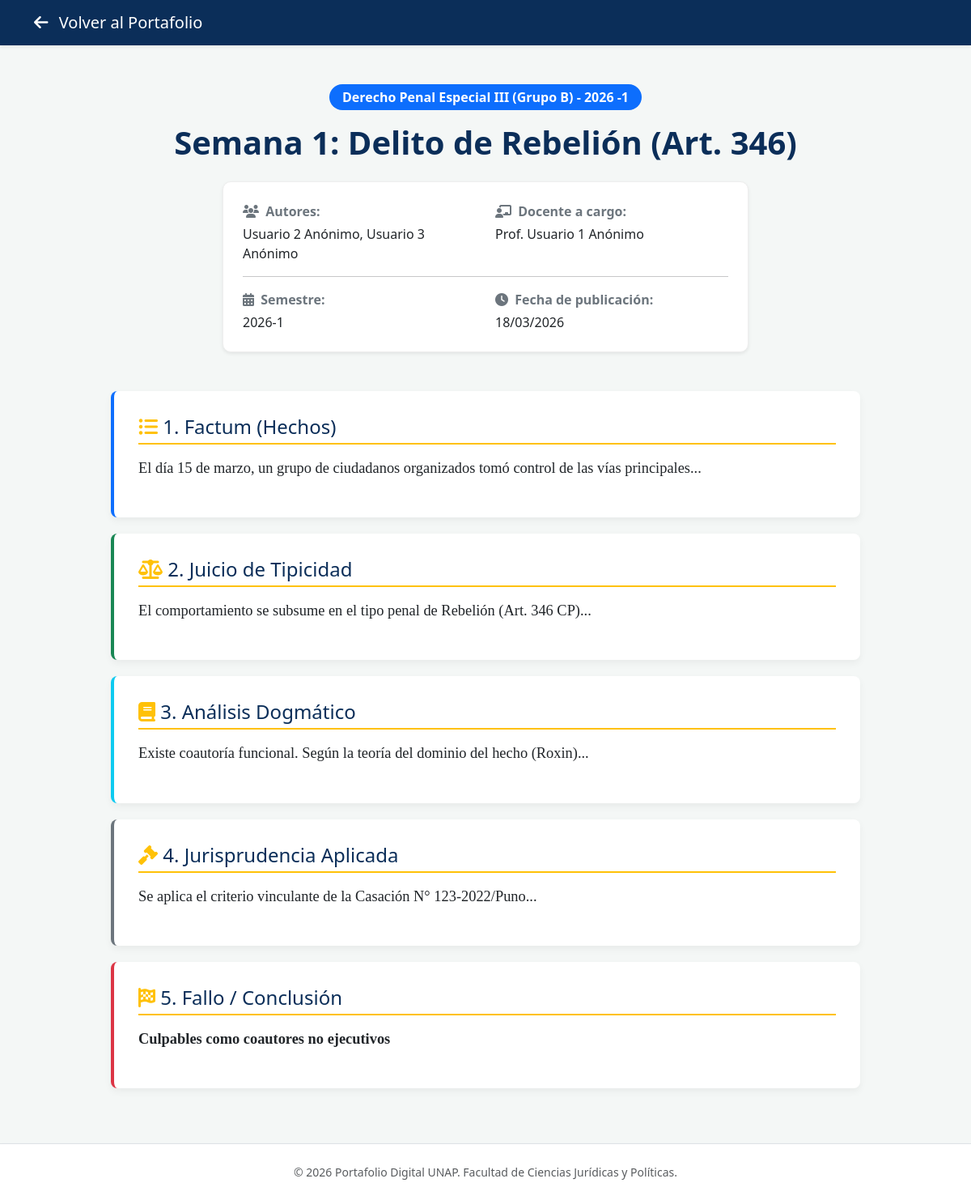
The app's page /detalle_publico.php?id=4 with its own data.
### tables this page shows
CREATE TABLE `envios_fichas` (
  `id` int(11) NOT NULL,
  `actividad_id` int(11) NOT NULL,
  `lider_id` int(11) NOT NULL,
  `factum` text NOT NULL,
  `tipicidad` text NOT NULL,
  `dogmatica` text NOT NULL,
  `jurisprudencia` text NOT NULL,
  `fallo` text NOT NULL,
  `fecha_envio` timestamp NULL DEFAULT current_timestamp(),
  `estado` varchar(50) DEFAULT 'Pendiente',
  `calificacion` decimal(5,2) DEFAULT NULL,
  `respuestas_json` text DEFAULT NULL,
  `retroalimentacion` text DEFAULT NULL
);

CREATE TABLE `cursos` (
  `id` int(11) NOT NULL,
  `nombre_curso` varchar(150) NOT NULL,
  `docente_id` int(11) NOT NULL,
  `semestre` varchar(10) NOT NULL,
  `nombre` varchar(150) DEFAULT NULL
);

CREATE TABLE `actividades_fichas` (
  `id` int(11) NOT NULL,
  `curso_id` int(11) NOT NULL,
  `titulo_caso` varchar(200) NOT NULL,
  `fecha_inicio` datetime NOT NULL DEFAULT current_timestamp(),
  `fecha_cierre` datetime NOT NULL,
  `descripcion` text DEFAULT NULL,
  `fecha_limite` datetime DEFAULT NULL,
  `estructura_campos` text DEFAULT NULL,
  `tipo_trabajo` varchar(20) DEFAULT 'Grupal',
  `max_integrantes` int(11) DEFAULT 5,
  `secciones_json` text DEFAULT NULL,
  `habilitado` tinyint(1) NOT NULL DEFAULT 0 COMMENT '0: Oculto, 1: Visible para alumnos'
);

CREATE TABLE `usuarios` (
  `id` int(11) NOT NULL,
  `rol` enum('admin','docente','estudiante') NOT NULL,
  `nombres` varchar(100) NOT NULL,
  `apellidos` varchar(100) NOT NULL,
  `email` varchar(100) NOT NULL,
  `password` varchar(255) NOT NULL,
  `codigo_estudiante` varchar(20) DEFAULT NULL,
  `ciclo` varchar(10) DEFAULT NULL,
  `semestre` varchar(10) DEFAULT NULL,
  `estado` tinyint(1) DEFAULT 1,
  `created_at` timestamp NULL DEFAULT current_timestamp(),
  `reset_token` varchar(100) DEFAULT NULL,
  `reset_token_exp` datetime DEFAULT NULL
);

### detalle_publico.php (the view, shortened to what this page needs)
<?php
require_once 'config/conexion.php';
$envio_id = $_GET['id'] ?? null;
$sql = "
    SELECT e.factum, e.tipicidad, e.dogmatica, e.jurisprudencia, e.fallo, e.fecha_envio, e.respuestas_json,
           a.titulo_caso, c.nombre_curso, c.semestre,
           d.nombres as docente_nombres, d.apellidos as docente_apellidos,
           (SELECT GROUP_CONCAT(CONCAT(u.nombres, ' ', u.apellidos) SEPARATOR ', ')
            FROM envio_integrantes ei
            JOIN usuarios u ON ei.estudiante_id = u.id
            WHERE ei.envio_id = e.id) as estudiantes_autores
    FROM envios_fichas e
    JOIN actividades_fichas a ON e.actividad_id = a.id
    JOIN cursos c ON a.curso_id = c.id
    JOIN usuarios d ON c.docente_id = d.id
    WHERE e.id = ? AND e.estado = 'Revisado'
";
$stmt = $pdo->prepare($sql);
$stmt->execute([$envio_id]);
$caso = $stmt->fetch(PDO::FETCH_ASSOC);
?>
<!DOCTYPE html>
<html lang="es">
<head>
    <link href="https://cdn.jsdelivr.net/npm/bootstrap@5.3.0/dist/css/bootstrap.min.css" rel="stylesheet">
    <link rel="stylesheet" href="https://cdnjs.cloudflare.com/ajax/libs/font-awesome/6.4.0/css/all.min.css">
</head>
<body>
    <nav class="navbar navbar-dark bg-unap shadow-sm">
        <div class="container">
            <a class="navbar-brand" href="index.php"><i class="fas fa-arrow-left me-2"></i> Volver al Portafolio</a>
        </div>
    </nav>
    <main class="container py-5">
        <div class="row justify-content-center">
            <div class="col-lg-10">
                <div class="text-center mb-5">
                    <span class="badge bg-primary px-3 py-2 rounded-pill mb-3 fs-6"><?= htmlspecialchars($caso['nombre_curso']) ?></span>
                    <h1 class="fw-bold text-unap mb-3 display-6"><?= htmlspecialchars($caso['titulo_caso']) ?></h1>
                    <div class="card metadata-box shadow-sm d-inline-block p-4 mt-2 text-start w-100">
                        <div class="row">
                            <div class="col-md-6 mb-3 mb-md-0">
                                <strong class="d-block text-secondary mb-1"><i class="fas fa-users me-1"></i> Autores:</strong>
                                <span class="text-dark"><?= htmlspecialchars($caso['estudiantes_autores'] ?? 'No especificados') ?></span>
                            </div>
                            <div class="col-md-6">
                                <strong class="d-block text-secondary mb-1"><i class="fas fa-chalkboard-teacher me-1"></i> Docente a cargo:</strong>
                                <span class="text-dark">Prof. <?= htmlspecialchars($caso['docente_nombres'] . ' ' . $caso['docente_apellidos']) ?></span>
                            </div>
                        </div>
                        <hr class="my-3 opacity-25">
                        <div class="row">
                            <div class="col-md-6 mb-3 mb-md-0">
                                <strong class="d-block text-secondary mb-1"><i class="fas fa-calendar-alt me-1"></i> Semestre:</strong>
                                <span class="text-dark"><?= htmlspecialchars($caso['semestre'] ?? 'No especificado') ?></span>
                            </div>
                            <div class="col-md-6">
                                <strong class="d-block text-secondary mb-1"><i class="fas fa-clock me-1"></i> Fecha de publicación:</strong>
                                <span class="text-dark"><?= date('d/m/Y', strtotime($caso['fecha_envio'])) ?></span>
                            </div>
                        </div>
                    </div>
                </div>
                <div class="respuestas-container">
                    <?php
                    if (!empty($caso['respuestas_json'])):
                        $respuestas = json_decode($caso['respuestas_json'], true);
                        $contador = 1;
                        $colores = ['primary', 'success', 'info', 'secondary', 'danger', 'warning', 'dark'];
                        foreach ($respuestas as $titulo => $contenido):
                            $color_actual = $colores[($contador - 1) % count($colores)];
                    ?>
                        <div class="content-box border-start border-4 border-<?= $color_actual ?>">
                            <h4 class="section-title text-<?= $color_actual ?> border-<?= $color_actual ?>"><i class="fas fa-bookmark me-2"></i><?= $contador ?>. <?= htmlspecialchars($titulo) ?></h4>
                            <p class="texto-academico text-dark"><?= nl2br(htmlspecialchars($contenido)) ?></p>
                        </div>
                    <?php
                        $contador++;
                        endforeach;
                    else:
                    ?>
                        <div class="content-box border-start border-4 border-primary">
                            <h4 class="section-title"><i class="fas fa-list-ul text-warning"></i> 1. Factum (Hechos)</h4>
                            <p class="texto-academico"><?= nl2br(htmlspecialchars($caso['factum'])) ?></p>
                        </div>
                        <div class="content-box border-start border-4 border-success">
                            <h4 class="section-title"><i class="fas fa-balance-scale text-warning"></i> 2. Juicio de Tipicidad</h4>
                            <p class="texto-academico"><?= nl2br(htmlspecialchars($caso['tipicidad'])) ?></p>
                        </div>
                        <div class="content-box border-start border-4 border-info">
                            <h4 class="section-title"><i class="fas fa-book text-warning"></i> 3. Análisis Dogmático</h4>
                            <p class="texto-academico"><?= nl2br(htmlspecialchars($caso['dogmatica'])) ?></p>
                        </div>
                        <?php if(!empty($caso['jurisprudencia'])): ?>
                        <div class="content-box border-start border-4 border-secondary">
                            <h4 class="section-title"><i class="fas fa-gavel text-warning"></i> 4. Jurisprudencia Aplicada</h4>
                            <p class="texto-academico"><?= nl2br(htmlspecialchars($caso['jurisprudencia'])) ?></p>
                        </div>
                        <?php endif; ?>
                        <div class="content-box border-start border-4 border-danger">
                            <h4 class="section-title"><i class="fas fa-flag-checkered text-warning"></i> 5. Fallo / Conclusión</h4>
                            <p class="texto-academico fw-bold"><?= nl2br(htmlspecialchars($caso['fallo'])) ?></p>
                        </div>
                    <?php endif; ?>
                </div>
            </div>
        </div>
    </main>
    <footer class="bg-white py-4 border-top mt-auto shadow-sm">
        <div class="container text-center text-muted small">
            <p class="mb-0">&copy; <?= date('Y') ?> Portafolio Digital UNAP. Facultad de Ciencias Jurídicas y Políticas.</p>
        </div>
    </footer>
</body>
</html>

### detalle_publico.php (style rules this page uses)
body { background-color: #f4f7f6; display: flex; flex-direction: column; min-height: 100vh; }
main { flex: 1; }
.bg-unap { background-color: #0b2e59; }
.text-unap { color: #0b2e59; }
.section-title { border-bottom: 2px solid #ffc107; padding-bottom: 5px; margin-bottom: 15px; color: #0b2e59; }
.content-box { background: white; border-radius: 8px; padding: 30px; box-shadow: 0 4px 10px rgba(0,0,0,0.05); margin-bottom: 20px; }
.texto-academico { text-align: justify; font-family: 'Times New Roman', Times, serif; font-size: 1.15rem; line-height: 1.6; }
.metadata-box { background-color: #fff; border-radius: 10px; border: 1px solid #eee !important; max-width: 650px; margin: 0 auto; }

### records on screen
envios_fichas: cursos.nombre_curso "Derecho Penal Especial III (Grupo B) - 2026 -1", actividad.titulo_caso "Semana 1: Delito de Rebelión (Art. 346)", usuarios.nombres+apellidos "Usuario 1 Anónimo", cursos.semestre "2026-1", fecha_envio "18/03/2026", factum "El día 15 de marzo, un grupo de ciudadanos organizados tomó control de las vías principales...", tipicidad "El comportamiento se subsume en el tipo penal de Rebelión (Art. 346 CP)...", dogmatica "Existe coautoría funcional. Según la teoría del dominio del hecho (Roxin)...", jurisprudencia "Se aplica el criterio vinculante de la Casación N° 123-2022/Puno...", fallo "Culpables como coautores no ejecutivos"

### other values on screen
$caso['estudiantes_autores'] "Usuario 2 Anónimo, Usuario 3 Anónimo"
